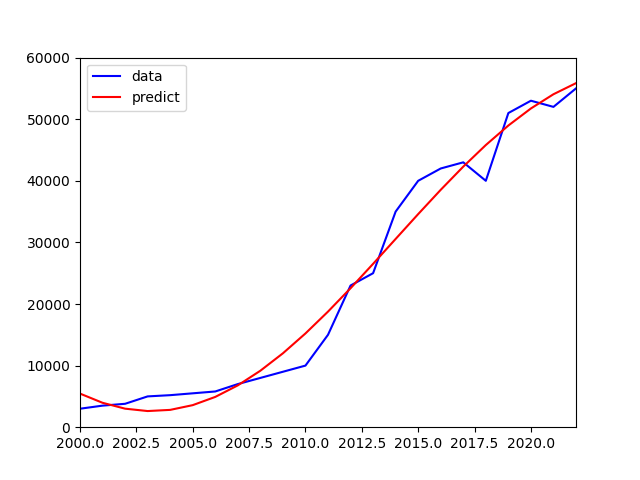

Reproduce this figure in Python.
import pandas as pd
import numpy as np
import matplotlib.pyplot as plt


k1, k2, k3, b, xm, ym, xstd, ystd = 0.068349, 1.215169, -0.574370, 0.327223, 2011.000000, 23469.564453, 6.633250, 19034.007812

data = pd.read_csv("workspace/shanghai.csv")
data_array = data.to_numpy()
x, y = data_array.T

x = (x - xm) / xstd
p = x * k1 + np.sin(x) * k2 + np.cos(x) * k3 + b
pred = p * ystd + ym

plt.plot(data.year, data.price, 'b-', label="data")
plt.plot(data.year, pred, "r-", label='predict')
plt.xlim([2000, 2022])
plt.ylim([0, 60000])
plt.legend()
plt.savefig("show-model.png")




